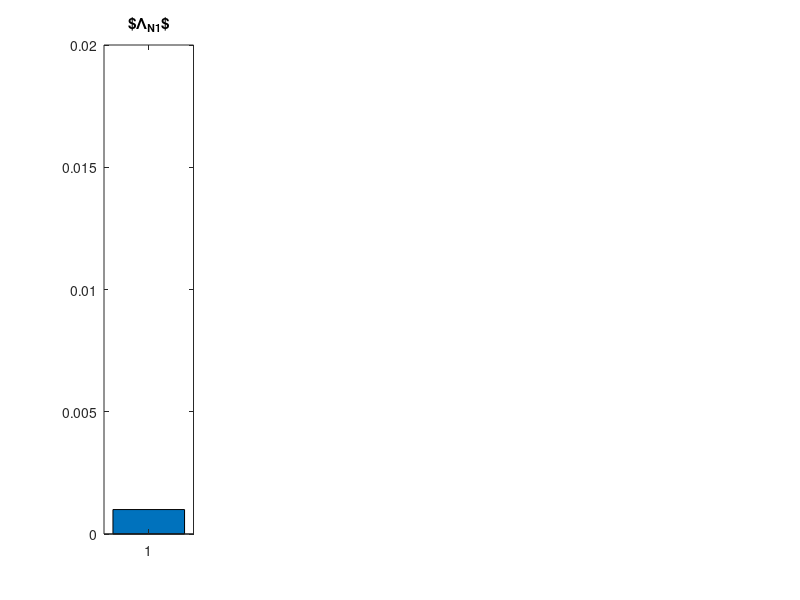

Recreate this plot in MATLAB. (Note: this script raises an error after producing the figure.)
% This program solves the time evolution of problem 2B with a particle hopping ansatz
%% Load initial conditions
close all   
clear variables

% Initialise all neurites as structure arrays
NumberOfNeurites = 2;
N1 = struct;     

% Initialise parameters for scaling
N1.typicalTime = 100;
N1.typicalLength = 50;
N1.typicalDiffusion = 10^(-1); 
N1.typicalInflux = 1;
N1.typicalOutflux = 10^(-1);
N1.typicalPotential = 1;
N1.typicalConcentration = 15;

% Calculate Scaling Parameters
lambda_in = (N1.typicalTime*N1.typicalInflux)/(N1.typicalLength*N1.typicalConcentration);
lambda_out = (N1.typicalTime*N1.typicalOutflux)/(N1.typicalLength);
N1.lambda_in = lambda_in;
N1.lambda_out = lambda_out;

% Second neurite hat the same scaling parameters
N2 = N1;

% Space discretisation
n = 400;
N1.L = 1;
N2.L = 0.9;
N1.dx = 1/n;                                % or h
N2.dx = 1/n;
N1.x = linspace(0,N1.L,n*N1.L)';            
N2.x = linspace(0,N2.L,n*N2.L)';            

% Time discretisation
T = 5;                                     % End time
m = T*10000;
dt = T/m;
N1.dt = dt;   
N2.dt = dt;                            
tt = linspace(0,T,ceil(T/N1.dt))';  

% Load initial pool Cconcentrations and define their maximum sizes;
N1.Lambda_som = 1.4;                        % Total Mass of Vesicles in the Soma
N2.Lambda_som = N1.Lambda_som;
N1.Lambda_tip = 0.001;                          % Total Mass of Vesicles in the growth cone of N1
N2.Lambda_tip = 0.001;                          % Total Mass of Vesicles in the growth cone of N2

N1.Lambda_som_max = 1.4;
N2.Lambda_som_max = N1.Lambda_som_max;
N1.Lambda_tip_max = 0.02;               
N2.Lambda_tip_max = 0.02;

SaveLambda_som = N1.Lambda_som; 
SaveN1Lambda_tip = N1.Lambda_tip; 
SaveN2Lambda_tip = N2.Lambda_tip;

% Initial influx- and outflux values in all neurites
no_noflux_1 = 1;                          % Set to 0 to have no flux in neurite 1       %Wenn man einen der beiden auf null stellt und den anderen nicht, funktioniert es nicht
no_noflux_2 = 0;                          % Set to 0 to have no flux in neurite 2
N1.alpha_a = no_noflux_1*8;               
N1.alpha_r = no_noflux_1*5.5;         
N2.alpha_a = no_noflux_2*8;
N2.alpha_r = no_noflux_2*5.5;

N1.beta_a = no_noflux_1*8;
N1.beta_r = no_noflux_1*5.5;
N2.beta_a = no_noflux_2*8;
N2.beta_r = no_noflux_2*5.5;

% Further parameters (diffusion constants and potentials)
N1.eps_a = 0.05;
N2.eps_a = N1.eps_a;
N1.eps_r = 0.05;
N2.eps_r = N1.eps_r;

N1.V_a = 1.75.*N1.x;           
N1.V_r = -1.5.*N1.x;
N2.V_a = 1.75.*N2.x;
N2.V_r = -1.5.*N2.x;

% Initial concentration of a = ANT and r = RET
N1.a0 = 0.*N1.x + 0.2;
N1.r0 = 0.*N1.x + 0.21;
N2.a0 = 0.*N2.x + 0.2;
N2.r0 = 0.*N2.x + 0.21;

SaveN1a0 = N1.a0; 
SaveN1r0 = N1.r0; 
SaveN2a0 = N2.a0;
SaveN2r0 = N2.r0;

% Initialise vectors that save development of different numbers
Development_Lambda_som = zeros(m,1);
Development_Lambda_tipN1 = zeros(m,1);
Development_Lambda_tipN2 = zeros(m,1);
Development_MassWholeSystem = zeros(m,1);
Development_Entropy = zeros(m,1);

%% Check initial concentrations

N1.p0 = N1.a0 + N1.r0;
N2.p0 = N2.a0 + N2.r0;

if sum(N1.p0 > 1) + sum(N2.p0 > 1) > 0
    error('The chosen initial value of the total vesicle concentration in one neurite exceeds the density constraint.')
end
if sum(N1.a0 < 0) + sum(N1.r0 < 0) + sum(N2.a0 < 0) + sum(N2.r0 < 0) > 0
    error('One of the initial vesicle concentrations in a neurite is negative.')
end
if N1.Lambda_som > N1.Lambda_som_max || N1.Lambda_tip > N1.Lambda_tip_max || N2.Lambda_tip > N2.Lambda_tip_max
    error('One of the initial pool concentration exceeds the maximum concentration.')
end

% Calculate initial mass ACHTUNG AUFPASSEN WIE LAMBDA DEFINIERT
TotalMass = N1.Lambda_som  + N1.Lambda_tip  +  N2.Lambda_tip  ... 
         + (sum(N1.r0(:)) + sum(N1.a0(:)) + sum(N2.r0(:)) + sum(N2.a0(:)))*N2.dx;
disp(['Total mass at the beginning is = ' num2str(TotalMass), '.']);

%% Plot Initial Concentration in Both Neurites, Neurite 1 is plotted reverse
%fig = figure('Position', [0, 0, 200, 200]);        % for Jans Computer
fig = figure('Position', [200, 100, 1200, 600]);     % for Inas Computer
  
plotlefttip = subplot(1,5,1);
hl = bar(N1.Lambda_tip);
title('$\Lambda_{N1}$')
ylim([0 N1.Lambda_tip_max ]);
plotlefttip.PlotBoxAspectRatio(2) = 2.5;
plotlefttip.Position(1) = 0.02;
plotlefttip.Position(2) = .5;
plotlefttip.Position(4) = 0.4;
set(gca,'FontSize',15,'FontWeight','bold')

fs1 = subplot(1,5,2);
h1 = plot(N1.x, N1.a0,'blue', N1.x, N1.r0,'red', N1.x, 1-N1.a0-N1.r0 ,'k--','Linewidth',2);
% fs1.Position = [0.18000    0.5000    0.3237    0.4150];
set(fs1, 'Xdir', 'reverse')
title('Neurite 1')
axis([0 N1.L 0 1]),
set(groot, 'DefaultTextInterpreter', 'latex');
set(groot, 'DefaultAxesTickLabelInterpreter', 'latex');
set(groot, 'DefaultAxesFontName', 'latex');
set(groot, 'DefaultLegendInterpreter', 'latex');
legend('ANT','RET', '1-$\rho$');
xlabel('Points on the domain $\Omega_1$');
ylabel('Concentration');
axis square
set(gca,'FontSize',15,'FontWeight','bold')

plotsoma = subplot(1,5,3);
hs = bar(N1.Lambda_som);
title('$\Lambda_{som}$')
ylim([0 N1.Lambda_som_max]);
plotsoma.PlotBoxAspectRatio(2) = 2.5;
% plotsoma.Position(1) = 0.5;
plotsoma.Position(1) = 0.36;
plotsoma.Position(2) = 0.5;
plotsoma.Position(4) = 0.4;
set(gca,'FontSize',15,'FontWeight','bold')

fs2 = subplot(1,5,4);
h2 = plot(N2.x, N2.a0, 'blue', N2.x, N2.r0,'red',N2.x, 1-N2.a0-N2.r0 ,'k--','Linewidth',2);
fs2.Position = [0.4400    0.5000    0.3237    0.4150];
axis([0 N2.L 0 1]);
title('Neurite 2')
axis square
legend('ANT','RET', '1-$\rho$');
xlabel('Points on the domain $\Omega_2$');
ylabel('Concentration');
set(gca,'FontSize',15,'FontWeight','bold','Fontangle','Oblique')

plotrighttip = subplot(1,5,5);
hr = bar(N2.Lambda_tip);
title('$\Lambda_{N2}$')
ylim([0 N2.Lambda_tip_max ]);
plotrighttip.PlotBoxAspectRatio(2) = 2.5;
plotrighttip.Position(1) = 0.7;
plotrighttip.Position(2) = 0.5;
plotrighttip.Position(4) = 0.4;
set(gca,'FontSize',15,'FontWeight','bold')

fs1.Position = [0.1000    0.5000    0.3237    0.4150];

drawnow;

%exportFigure(['TimeEvolution2B',num2str(0),'.pdf'], fig);
disp('The figure of the initial datum was printed.');

tic;

%% Calculate Stationary Solution

disp('Wait until program has calculated the stationary solutions.');

for i = 1:(m*2)
    % Update Concentration in Neurons
    [N1a1, N1r1, ~] = UpdateConcentrationParticleHopping(N1);
    N1old = N1;
    N1.a0 = N1a1;
    N1.r0 = N1r1;
    N1p1 = N1a1 + N1r1;
	
    [N2a1, N2r1, ~] = UpdateConcentrationParticleHopping(N2);    
    N2old = N2;
    N2.a0 = N2a1;
    N2.r0 = N2r1;
    N2p1 = N2a1 + N2r1;
      
    % Update Concentration in Pools 
    N1.Lambda_som = N1.Lambda_som ...                               % Old concentration
        + N1.dt/(2*N1.dx)*(lambda_out*N1.beta_r*(1 - N1.Lambda_som/N1.Lambda_som_max)*(N1r1(1)) ...      % Retrograte entering from Neuron 1
            + lambda_out*N2.beta_r*(1 - N2.Lambda_som/N2.Lambda_som_max)*(N2r1(1)) ...               % Retrograte entering from Neuron 2
            - lambda_in*N1.alpha_a*(N1.Lambda_som/N1.Lambda_som_max)*(1-N1r1(1)-N1a1(1)) ...                          % Anterograde existing pool into Neuron 1 
            - lambda_in*N2.alpha_a*(N2.Lambda_som/N2.Lambda_som_max)*(1-N2r1(1)-N2a1(1))); ...                        % Anterograde existing pool into Neuron 2
            
    N2.Lambda_som = N1.Lambda_som;
    N1.Lambda_tip = N1.Lambda_tip ...                                           % Tip of Neuron 1
        + N1.dt/(2*N1.dx)*(- lambda_in*N1.alpha_r*(N1.Lambda_tip/ N1.Lambda_tip_max)*(1-N1r1(end)-N1a1(end)) ...                 % Vesicles exiting pool Neuron 1
            + lambda_out*N1.beta_a*N1a1(end)*(1 - N1.Lambda_tip/N1.Lambda_tip_max ));                % Vesicles entering pool Neuron 1
    N2.Lambda_tip = N2.Lambda_tip ...                                           % Tip of Neuron 2
        + N2.dt/(2*N2.dx)*(- lambda_in*N2.alpha_r*(N2.Lambda_tip/N2.Lambda_tip_max)*(1-N2r1(end)-N2a1(end)) ...                 % Vesicles exiting pool Neuron 2
            + lambda_out*N2.beta_a*N2a1(end)*(1 - N2.Lambda_tip/N2.Lambda_tip_max));  

%     %disp(['sum(N1r1(:) = '  num2str(sum(N1r1(:))) ', sum(N1a1(:)) = ' num2str(sum(N1a1(:))) ', Lambda_som = ' num2str(N1.Lambda_som) ', N1.Lambda_tip = ' num2str(N1.Lambda_tip)]);
%     %disp(['What leaves soma = ' num2str(- N1.Scaling_Pools*N1.dt*N1.alpha_a*N1.Lambda_som*(1-N1old.r0(1)-N1old.a0(1))) ', (1-\rho)= ' num2str(1-N1old.r0(1)-N1old.a0(1))]);
end

% Save stationary solutions
N1.a_infinity = N1a1;
N1.r_infinity = N1r1;
N2.a_infinity = N2a1;
N2.r_infinity = N2r1;

N1.Lambda_som_infinity = N1.Lambda_som;
N2.Lambda_som_infinity = N1.Lambda_som_infinity;
N1.Lambda_tip_infinity = N1.Lambda_tip;
N2.Lambda_tip_infinity = N2.Lambda_tip;


%% Reset Initial Concentrations

N1.Lambda_som = SaveLambda_som;                     
N2.Lambda_som = SaveLambda_som;
N1.Lambda_tip = SaveN1Lambda_tip;                   
N2.Lambda_tip = SaveN2Lambda_tip;    

N1.a0 = SaveN1a0;
N1.r0 = SaveN1r0;
N2.a0 = SaveN2a0;
N2.r0 = SaveN2r0;

%% Solve the equation

for i = 1:m
    % Update Concentration in Neurons
    [N1a1, N1r1, ~] = UpdateConcentrationParticleHopping(N1);    
    N1.a0 = N1a1;
    N1.r0 = N1r1;
    N1p1 = N1a1 + N1r1;
	
    [N2a1, N2r1, ~] = UpdateConcentrationParticleHopping(N2);    
    N2.a0 = N2a1;
    N2.r0 = N2r1;
    N2p1 = N2a1 + N2r1;
    
    % Plot Updaten
    if (mod(i,1000)==0)

        h1(1).YData = N1a1;            
        h1(2).YData = N1r1;
        h1(3).YData = 1-N1a1-N1r1;

        h2(1).YData = N2a1;          
        h2(2).YData = N2r1;
        h2(3).YData = 1-N2a1-N2r1;
        
        hs.YData = N1.Lambda_som;
        hl.YData = N1.Lambda_tip;
        hr.YData = N2.Lambda_tip;
       
        drawnow
        
        disp(['Iteration: ', num2str(i)]);
        if (mod(i,20000)==0)
            % print(['Images/TimeEvolution2B',num2str(i*dt*10)], '-dpdf', '-bestfit');
            % exportFigure(['TimeEvolution2B',num2str(i*dt*10),'.pdf'], fig);
            disp(['A figure was printed at t = ',num2str(i*dt*10),num2str(N2.L), '.']);
        end
    end
    
    % Save Density in Pools
    Development_Lambda_som(i) = N1.Lambda_som;
    Development_Lambda_tipN1(i) = N1.Lambda_tip;
    Development_Lambda_tipN2(i) = N2.Lambda_tip;
    
    % Update Concentration in Pools 
    N1.Lambda_som = N1.Lambda_som ...                               % Old concentration
        + N1.dt/(2*N1.dx)*(lambda_out*N1.beta_r*(1 - N1.Lambda_som/N1.Lambda_som_max)*(N1r1(1)) ...      % Retrograte entering from Neuron 1
            + lambda_out*N2.beta_r*(1 - N2.Lambda_som/N2.Lambda_som_max)*(N2r1(1)) ...               % Retrograte entering from Neuron 2
            - lambda_in*N1.alpha_a*(N1.Lambda_som/N1.Lambda_som_max)*(1-N1r1(1)-N1a1(1)) ...                          % Anterograde existing pool into Neuron 1 
            - lambda_in*N2.alpha_a*(N2.Lambda_som/N2.Lambda_som_max)*(1-N2r1(1)-N2a1(1)));                     % Anterograde existing pool into Neuron 2
            
    N2.Lambda_som = N1.Lambda_som;
    N1.Lambda_tip = N1.Lambda_tip ...                                           % Tip of Neuron 1
        + N1.dt/(2*N1.dx)*(- lambda_in*N1.alpha_r*(N1.Lambda_tip/ N1.Lambda_tip_max)*(1-N1r1(end)-N1a1(end)) ...                 % Vesicles exiting pool Neuron 1
            + lambda_out*N1.beta_a*N1a1(end)*(1 - N1.Lambda_tip/N1.Lambda_tip_max ));                % Vesicles entering pool Neuron 1
    N2.Lambda_tip = N2.Lambda_tip ...                                           % Tip of Neuron 2
        + N2.dt/(2*N2.dx)*(- lambda_in*N2.alpha_r*(N2.Lambda_tip/N2.Lambda_tip_max)*(1-N2r1(end)-N2a1(end)) ...                 % Vesicles exiting pool Neuron 2
            + lambda_out*N2.beta_a*N2a1(end)*(1 - N2.Lambda_tip/N2.Lambda_tip_max));  

    % Calculate total mass
    Development_MassWholeSystem(i) = N1.Lambda_som + N1.Lambda_tip + N2.Lambda_tip  ... 
        + (sum(N1r1(:)) + sum(N1a1(:)) + sum(N2r1(:)) + sum(N2a1(:))); %*N2.dx; %!!!!!!!!!!
    
    % Calculate entropy
    eN1 = N1a1.*log(N1a1./N1.a_infinity) + N1r1.*log(N1r1./N1.r_infinity) + (1 - N1p1).*log((1 - N1p1)./(1-N1.a_infinity - N1.r_infinity)) ;
    eN2 = N2a1.*log(N2a1./N2.a_infinity) + N2r1.*log(N2r1./N2.r_infinity) + (1 - N2p1).*log((1 - N2p1)./(1-N2.a_infinity - N2.r_infinity)) ;
    Development_Entropy(i) = N1.dx*sum(eN1) + N2.dx*sum(eN2)  ...
        + N1.Lambda_som*log(N1.Lambda_som/N1.Lambda_som_infinity) ...
        + N1.Lambda_tip*log(N1.Lambda_tip/N1.Lambda_tip_infinity); ...
        %+ N2.Lambda_tip*log(N2.Lambda_tip/N2.Lambda_tip_infinity);
   
end

toc

%% Test um Danilas Plots nachzubauen
ParticlesN1 = zeros(2,1);
ParticlesN2 = ParticlesN1;

ParticlesN1(1) = sum(N1a1(:))*N1.dx;
ParticlesN1(2) = sum(N1r1(:))*N1.dx;
ParticlesN2(1) = sum(N2a1(:))*N2.dx;
ParticlesN2(2) = sum(N2r1(:))*N2.dx;

figure(2);
plotN1a1 = subplot(1,4,1);
bar(ParticlesN1(1));
ylabel('Concentration of vesicles');
title('ANT N1')
ylim([0 1]);
plotN1a1.PlotBoxAspectRatio(2) = 2.5;
set(gca,'FontSize',15,'FontWeight','bold')

plotN2r1 = subplot(1,4,2);
bar(ParticlesN1(2));
title('RET N1')
ylim([0 1]);
plotN2r1.PlotBoxAspectRatio(2) = 2.5;
set(gca,'FontSize',15,'FontWeight','bold')

plotN1a1 = subplot(1,4,3);
bar(ParticlesN2(1));
title('ANT N2')
ylim([0 1]);
plotN1a1.PlotBoxAspectRatio(2) = 2.5;
set(gca,'FontSize',15,'FontWeight','bold')

plotN2r1 = subplot(1,4,4);
bar(ParticlesN2(2));
title('RET N2')
ylim([0 1]);
plotN2r1.PlotBoxAspectRatio(2) = 2.5;
set(gca,'FontSize',15,'FontWeight','bold')

% exportFigure('Danilasbildernachbauen2B.pdf', gcf);

%% Plot Pool Density Evolution in the pools
figure(3);
subplot(1,3,1);
plot(tt, Development_Lambda_som);
axis square
title('$\Lambda_{som}$');
xlabel('Time $t$');
ylabel('Concentration');
set(groot, 'DefaultTextInterpreter', 'latex');
set(groot, 'DefaultAxesTickLabelInterpreter', 'latex');
set(groot, 'DefaultAxesFontName', 'latex');
set(groot, 'DefaultLegendInterpreter', 'latex');
set(gca,'FontSize',12,'FontWeight','bold');

subplot(1,3,2);
plot(tt, Development_Lambda_tipN1);
axis square
title('$\Lambda_{N1}$');
xlabel('Time $t$');
ylabel('Concentration');
set(gca,'FontSize',12,'FontWeight','bold');

subplot(1,3,3),
plot(tt, Development_Lambda_tipN2);
axis square
title('$\Lambda_{N2}$');
xlabel('Time $t$');
ylabel('Concentration');
set(gca,'FontSize',12,'FontWeight','bold');

resizeFigure(gcf, [270,850]);
%exportFigure('Images/DevelopmentPoolConcentration2B.pdf', gcf);
disp('A figure of the Development of the Concentration in the pools was printed.')

%% Plot Development of Mass and Entropy of the system

figure(4);
plot(tt, Development_MassWholeSystem);
title('Mass Development of the whole System');
xlabel('Time $t$');
ylabel('Total Mass');
set(groot, 'DefaultTextInterpreter', 'latex');
set(groot, 'DefaultAxesTickLabelInterpreter', 'latex');
set(groot, 'DefaultAxesFontName', 'latex');
set(groot, 'DefaultLegendInterpreter', 'latex');
set(gca,'FontSize',20);
set(gca,'FontSize',17,'FontWeight','bold');

%saveas(gcf, 'Images/DevelopmentMass2B', 'pdf');
disp('A figure of the Development of the mass was printed.')

figure(5);
plot(tt, Development_Entropy);
l = title('Relative Entropy');
xl = xlabel('Time $t$');
yl = ylabel('Total Entropy');
set(groot, 'DefaultTextInterpreter', 'latex');
set(groot, 'DefaultAxesTickLabelInterpreter', 'latex');
set(groot, 'DefaultAxesFontName', 'latex');
set(groot, 'DefaultLegendInterpreter', 'latex');
set(l,'FontSize',20);
set(xl,'FontSize',20);
set(yl,'FontSize',20);
set(gca,'FontSize',17,'FontWeight','bold');

%saveas(gcf, 'Images/DevelopmentEntropy2B', 'pdf');
disp('A figure of the Development of the entropy was printed.')

